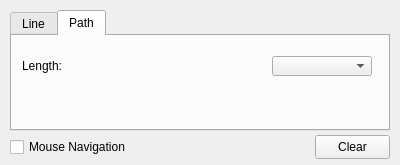
<?xml version="1.0" encoding="UTF-8"?>
<ui version="4.0">
 <class>RulerDlg</class>
 <widget class="QDialog" name="RulerDlg">
  <property name="geometry">
   <rect>
    <x>0</x>
    <y>0</y>
    <width>400</width>
    <height>165</height>
   </rect>
  </property>
  <property name="sizePolicy">
   <sizepolicy hsizetype="Fixed" vsizetype="Fixed">
    <horstretch>0</horstretch>
    <verstretch>0</verstretch>
   </sizepolicy>
  </property>
  <property name="minimumSize">
   <size>
    <width>400</width>
    <height>165</height>
   </size>
  </property>
  <property name="maximumSize">
   <size>
    <width>400</width>
    <height>165</height>
   </size>
  </property>
  <property name="windowTitle">
   <string>Ruler</string>
  </property>
  <property name="sizeGripEnabled">
   <bool>false</bool>
  </property>
  <widget class="QTabWidget" name="rulerModeTab">
   <property name="geometry">
    <rect>
     <x>10</x>
     <y>10</y>
     <width>380</width>
     <height>121</height>
    </rect>
   </property>
   <property name="sizePolicy">
    <sizepolicy hsizetype="Preferred" vsizetype="Expanding">
     <horstretch>0</horstretch>
     <verstretch>0</verstretch>
    </sizepolicy>
   </property>
   <property name="currentIndex">
    <number>1</number>
   </property>
   <widget class="QWidget" name="lineTab">
    <attribute name="title">
     <string>Line</string>
    </attribute>
    <widget class="QLabel" name="lineLengthValue">
     <property name="geometry">
      <rect>
       <x>75</x>
       <y>20</y>
       <width>180</width>
       <height>20</height>
      </rect>
     </property>
     <property name="text">
      <string/>
     </property>
    </widget>
    <widget class="QLabel" name="lineAngleValue">
     <property name="geometry">
      <rect>
       <x>75</x>
       <y>50</y>
       <width>180</width>
       <height>20</height>
      </rect>
     </property>
     <property name="text">
      <string/>
     </property>
    </widget>
    <widget class="QComboBox" name="lineMetricsCombo">
     <property name="geometry">
      <rect>
       <x>260</x>
       <y>20</y>
       <width>100</width>
       <height>20</height>
      </rect>
     </property>
     <property name="sizePolicy">
      <sizepolicy hsizetype="Expanding" vsizetype="Fixed">
       <horstretch>3</horstretch>
       <verstretch>3</verstretch>
      </sizepolicy>
     </property>
     <property name="sizeIncrement">
      <size>
       <width>1</width>
       <height>1</height>
      </size>
     </property>
     <property name="maxVisibleItems">
      <number>20</number>
     </property>
    </widget>
    <widget class="QLabel" name="lineAngleUnit">
     <property name="geometry">
      <rect>
       <x>260</x>
       <y>50</y>
       <width>100</width>
       <height>20</height>
      </rect>
     </property>
     <property name="text">
      <string>degrees</string>
     </property>
    </widget>
    <widget class="QLabel" name="lineLengthTitle">
     <property name="geometry">
      <rect>
       <x>10</x>
       <y>20</y>
       <width>65</width>
       <height>20</height>
      </rect>
     </property>
     <property name="sizePolicy">
      <sizepolicy hsizetype="Preferred" vsizetype="Preferred">
       <horstretch>3</horstretch>
       <verstretch>1</verstretch>
      </sizepolicy>
     </property>
     <property name="sizeIncrement">
      <size>
       <width>1</width>
       <height>1</height>
      </size>
     </property>
     <property name="text">
      <string>Length:</string>
     </property>
    </widget>
    <widget class="QLabel" name="lineAngleTitle">
     <property name="geometry">
      <rect>
       <x>10</x>
       <y>50</y>
       <width>65</width>
       <height>20</height>
      </rect>
     </property>
     <property name="text">
      <string>Heading:</string>
     </property>
    </widget>
   </widget>
   <widget class="QWidget" name="pathTab">
    <attribute name="title">
     <string>Path</string>
    </attribute>
    <widget class="QComboBox" name="pathMetricsCombo">
     <property name="geometry">
      <rect>
       <x>260</x>
       <y>20</y>
       <width>100</width>
       <height>20</height>
      </rect>
     </property>
     <property name="maxVisibleItems">
      <number>20</number>
     </property>
    </widget>
    <widget class="QLabel" name="pathLengthTitle">
     <property name="geometry">
      <rect>
       <x>10</x>
       <y>20</y>
       <width>65</width>
       <height>20</height>
      </rect>
     </property>
     <property name="text">
      <string>Length:</string>
     </property>
    </widget>
    <widget class="QLabel" name="pathLengthValue">
     <property name="geometry">
      <rect>
       <x>75</x>
       <y>20</y>
       <width>180</width>
       <height>20</height>
      </rect>
     </property>
     <property name="text">
      <string/>
     </property>
    </widget>
   </widget>
  </widget>
  <widget class="QPushButton" name="deleteButton">
   <property name="geometry">
    <rect>
     <x>315</x>
     <y>135</y>
     <width>75</width>
     <height>24</height>
    </rect>
   </property>
   <property name="sizePolicy">
    <sizepolicy hsizetype="Fixed" vsizetype="Fixed">
     <horstretch>0</horstretch>
     <verstretch>0</verstretch>
    </sizepolicy>
   </property>
   <property name="focusPolicy">
    <enum>Qt::StrongFocus</enum>
   </property>
   <property name="layoutDirection">
    <enum>Qt::RightToLeft</enum>
   </property>
   <property name="text">
    <string>Clear</string>
   </property>
   <property name="autoDefault">
    <bool>false</bool>
   </property>
  </widget>
  <widget class="QCheckBox" name="mouseCheck">
   <property name="geometry">
    <rect>
     <x>10</x>
     <y>135</y>
     <width>150</width>
     <height>24</height>
    </rect>
   </property>
   <property name="sizePolicy">
    <sizepolicy hsizetype="Fixed" vsizetype="Fixed">
     <horstretch>0</horstretch>
     <verstretch>0</verstretch>
    </sizepolicy>
   </property>
   <property name="text">
    <string>Mouse Navigation</string>
   </property>
  </widget>
 </widget>
 <tabstops>
  <tabstop>rulerModeTab</tabstop>
  <tabstop>lineMetricsCombo</tabstop>
  <tabstop>pathMetricsCombo</tabstop>
  <tabstop>mouseCheck</tabstop>
  <tabstop>deleteButton</tabstop>
 </tabstops>
 <resources/>
 <connections/>
</ui>
